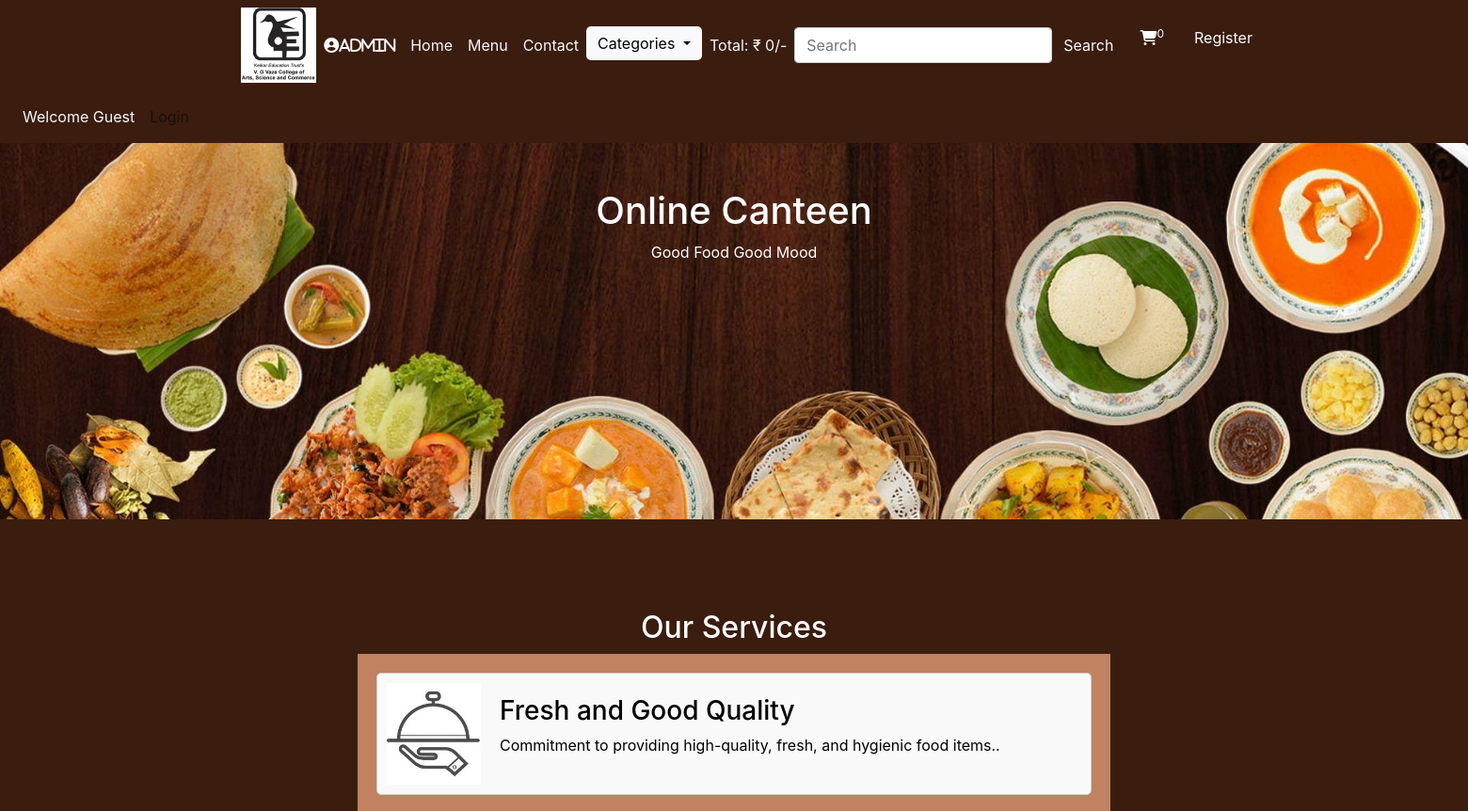
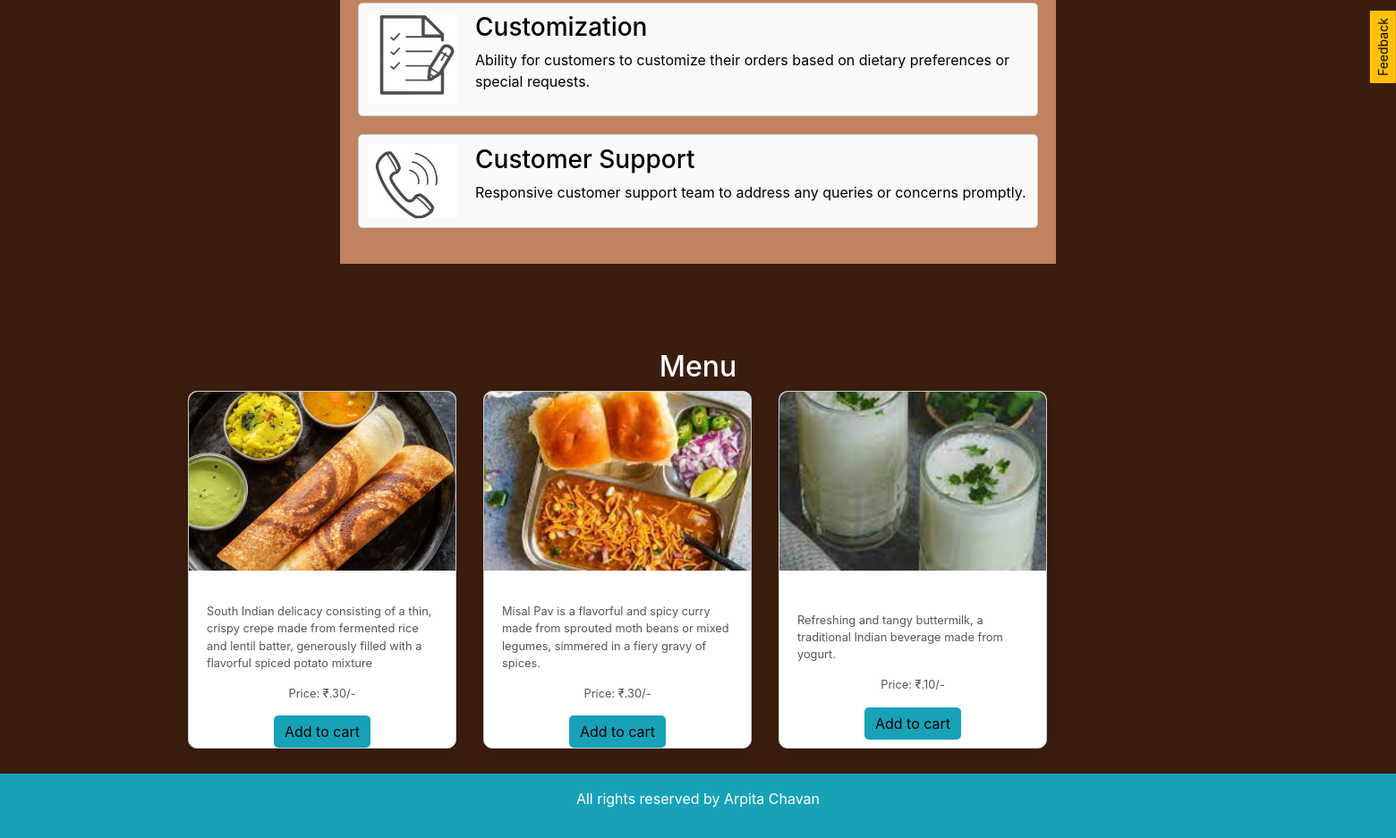
The page / on the database its author committed (2 pictures, top to bottom).
### tables this page shows
CREATE TABLE `products` (
  `product_id` int(11) NOT NULL,
  `product_title` varchar(100) NOT NULL,
  `product_description` varchar(255) NOT NULL,
  `product_keywords` varchar(255) NOT NULL,
  `category_id` int(11) NOT NULL,
  `product_image` varchar(255) NOT NULL,
  `product_price` varchar(100) NOT NULL,
  `date` timestamp NOT NULL DEFAULT current_timestamp() ON UPDATE current_timestamp(),
  `status` varchar(100) NOT NULL
);

### functions/common_function.php (the view, shortened to what this page needs)
<?php
 function getproducts(){
    global $con;
    if(!isset($_GET['category'])){
    $select_query="Select * from products order by rand() LIMIT 0,3";
    $result_query=mysqli_query($con,$select_query);
    while($row=mysqli_fetch_assoc($result_query)){
      $product_id=$row['product_id'];
      $product_title=$row['product_title'];
      $product_description=$row['product_description'];
      $product_image=$row['product_image'];
      $product_price=$row['product_price'];
      echo "<div class='col-md-4 mb-2'>
      <div class='card'>
            <img src='./admin/product_images/$product_image' class='card-img-top' alt='$product_title'>
            <div class='card-body'>
              <h5 class='card-title'>$product_title</h5>
              <p class='card-text'>$product_description</p>
              <p class='card-text'>Price: ₹.$product_price/-</p>
              <a href='index.php?add_to_cart=$product_id' class='btn btn-info'>Add to cart</a>
            </div>
          </div>
          </div>";
    }
    }
}
function getIPAddress(){
  if(!empty($_SERVER['HTTP_CLIENT_IP'])){
      $ip = $_SERVER['HTTP_CLIENT_IP'];
  }
  elseif(!empty($_SERVER['HTTP_X_FORWORDED_FOR'])){
      $ip = $_SERVER['HTTP_X_FORWARDED_FOR'];
  }
  else{
    $ip = $_SERVER['REMOTE_ADDR'];
  }
  return $ip;
}
function cart_item(){
  if(isset($_GET['add_to_cart'])){
    global $con;
    $get_ip_add = getIPAddress();
    $select_query="Select * from cart_details where ip_address='$get_ip_add'";
    $result_query=mysqli_query($con,$select_query);
    $count_cart_items=mysqli_num_rows($result_query);
    }else{
      global $con;
      $get_ip_add = getIPAddress();
      $select_query="Select * from cart_details where ip_address='$get_ip_add'";
      $result_query=mysqli_query($con,$select_query);
      $count_cart_items=mysqli_num_rows($result_query);
    }
    echo $count_cart_items;
  }
function total_cart_price(){
  $total_price=0;
  echo $total_price;
}
?>

### style.css (style rules this page uses)
* { margin: 0; padding: 0; box-sizing: border-box; }
.card-img-top { width: 100%; height: 200%; object-fit: contain; }

### index.php (style rules this page uses)
body { overflow-x:hidden; background:#3A1D0F; color:white; }
.card { width: 300px; height: 400px; border: 1px solid #ccc; border-radius: 10px; margin-bottom: 20px; box-shadow: 0 4px 8px rgba(0, 0, 0, 0.1); }
.card-img-top { width: 100%; height: 200px; object-fit: cover; border-top-left-radius: 10px; border-top-right-radius: 10px; }
.card-body { height: 200px; display: flex; flex-direction: column; justify-content: center; align-items: center; }
.card-title { font-size: 1.25rem; margin-bottom: 10px; }
.card-text { color: #555; font-size: 0.8rem; margin-bottom: 15px; }
.btn { color: black; border: none; border-radius: 5px; text-decoration: none; transition: background-color 0.3s ease; }

### rows shown on the page
products: product_image (picture), product_description "South Indian delicacy consisting of a thin, crispy crepe made from fermented rice and lentil batter, generously filled with a flavorful spiced potato mixture", product_price "30"
products: product_image (picture), product_description "Misal Pav is a flavorful and spicy curry made from sprouted moth beans or mixed legumes, simmered in a fiery gravy of spices.", product_price "30"
products: product_image (picture), product_description "Refreshing and tangy buttermilk, a traditional Indian beverage made from yogurt.", product_price "10"

### other values the page prints
$total_price "0"
$count_cart_items "0"
